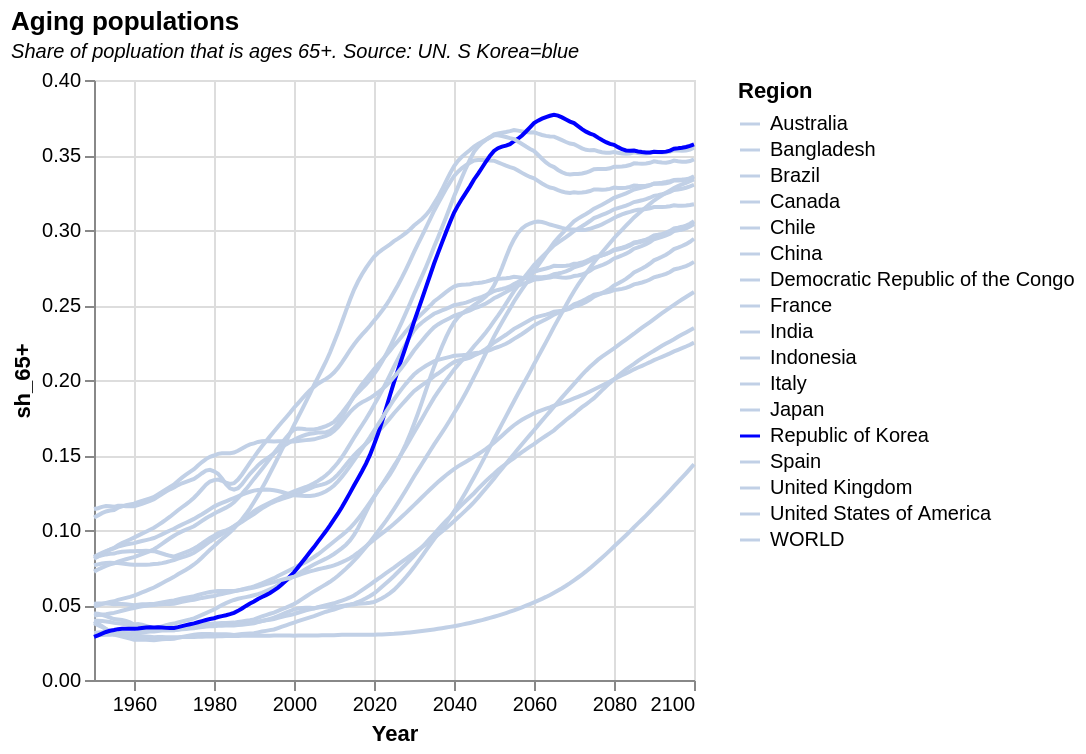

Describe this chart as a Vega-Lite specification.
### Vega-Lite specification from a JSON file in a GitHub repository (floating-point values rounded to 4 significant figures; data arrays with more than 128 entries replaced by an {"elided": "..."} marker saying what was removed)
{"$schema": "https://vega.github.io/schema/vega-lite/v5.json", "data": {"values": {"elided": "2584 records"}, "format": {"parse": {"Year": "date"}}}, "title": {"text": "Aging populations", "subtitle": "Share of popluation that is ages 65+. Source: UN. S Korea=blue", "subtitleFontStyle": "italic", "subtitleFontSize": 10, "anchor": "start", "color": "black"}, "height": 300, "width": 300, "mark": {"type": "line", "width": 10}, "encoding": {"x": {"field": "Year", "type": "temporal"}, "y": {"field": "sh_65+", "type": "quantitative"}, "color": {"field": "Region", "type": "nominal", "scale": {"range": ["#C1D0E6", "#C1D0E6", "#C1D0E6", "#C1D0E6", "#C1D0E6", "#C1D0E6", "#C1D0E6", "#C1D0E6", "#C1D0E6", "#C1D0E6", "#C1D0E6", "#C1D0E6", "blue", "#C1D0E6", "#C1D0E6", "#C1D0E6", "#C1D0E6", "#C1D0E6"]}}}}
